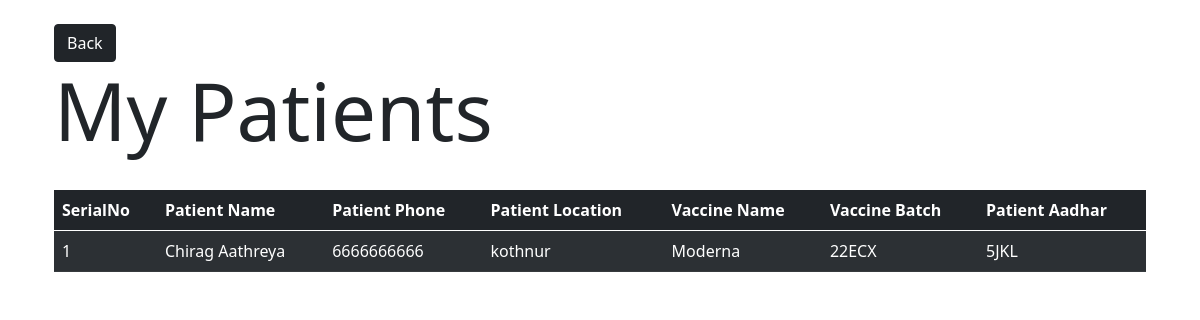
The app's page /doctor/mypatients (signed in) with its own data.
### CovaxinatorAPI/models.py (models this page shows, shortened)
class Patient(db.Model):
	id = db.Column(db.Integer, primary_key=True)
	name = db.Column(db.String)
	phone = db.Column(db.String) #also used as username
	password = db.Column(db.String) #also used as password
	location = db.relationship('Location', secondary=patient_location_association, backref=db.backref('patients', lazy='dynamic'))
	aadhar = db.Column(db.String)
	address = db.Column(db.String)
	is_alive = db.Column(db.String)
	is_vaccinated = db.Column(db.Boolean, default=False)
	doctor_id = db.Column(db.Integer, db.ForeignKey('doctor.id'))
	vaccine_batch_id = db.Column(db.Integer, db.ForeignKey('vaccine_batch.id'))
	side_effects = db.relationship('SideEffects', backref='patient')
	followup_chat_id = db.Column(db.Integer, db.ForeignKey('follow_up_chat_data.id'))

class Location(db.Model):
	id = db.Column(db.Integer, primary_key=True)
	name = db.Column(db.String)

class VaccineBatch(db.Model):
	id = db.Column(db.Integer, primary_key=True)
	vaccine_name = db.Column(db.String)
	batch_id = db.Column(db.String)
	doctor_id = db.Column(db.Integer, db.ForeignKey('doctor.id'))
	patients = db.relationship('Patient', backref='vaccine_batch')
	vaccine_count = db.Column(db.Integer)

### CovaxinatorAPI/doctor/routes.py (the view)
@doctor.route('/mypatients')
def get_my_patients():
	doc_id = session.get('logged_in_doctor')
	if(not doc_id): return redirect(url_for('doctor.doctor_login'))
	doctor = Doctor.query.filter_by(id=doc_id).first()
	patients = doctor.patients
	return render_template('doctor/mypatients.html', title="Fatalities", patients=patients)

### CovaxinatorAPI/templates/doctor/mypatients.html
{% extends 'layout.html' %}
{% block content %}
<div class="container p-4">
<button class="btn btn-dark" onclick="window.history.back()"> Back </button>
<h1 class="display-1">My Patients</h1>
<br>
<table class="table table-striped table-dark" id="tbl">
		<thead>
			<tr>
			<th scope="col">SerialNo</th>
			<th scope="col">Patient Name</th>
			<th scope="col">Patient Phone</th>
			<th scope="col">Patient Location</th>
			<th scope="col">Vaccine Name</th>
			<th scope="col">Vaccine Batch</th>
			<th scope="col">Patient Aadhar</th>
			</tr>
		</thead>
		<tbody id='tbl'>
			{% for e in patients %}
			<tr data-phone="{{e.name}}">
			<td>{{loop.index}}</td>
				<td>{{e.name}}</td>
				<td>{{e.phone}}</td>
				<td>{{e.location[0].name}}</td>
				<td>{{e.vaccine_batch.vaccine_name}}</td>
				<td>{{e.vaccine_batch.batch_id}}</td>
				<td>{{e.aadhar}}</td>
			</tr>
			{% endfor %}
		</tbody>
	</table>
</div>
{% endblock content %}

### records on screen
Patient: name "Chirag Aathreya", phone "6666666666", name "kothnur", vaccine_batch.vaccine_name "Moderna", vaccine_batch.batch_id "22ECX", aadhar "5JKL"
